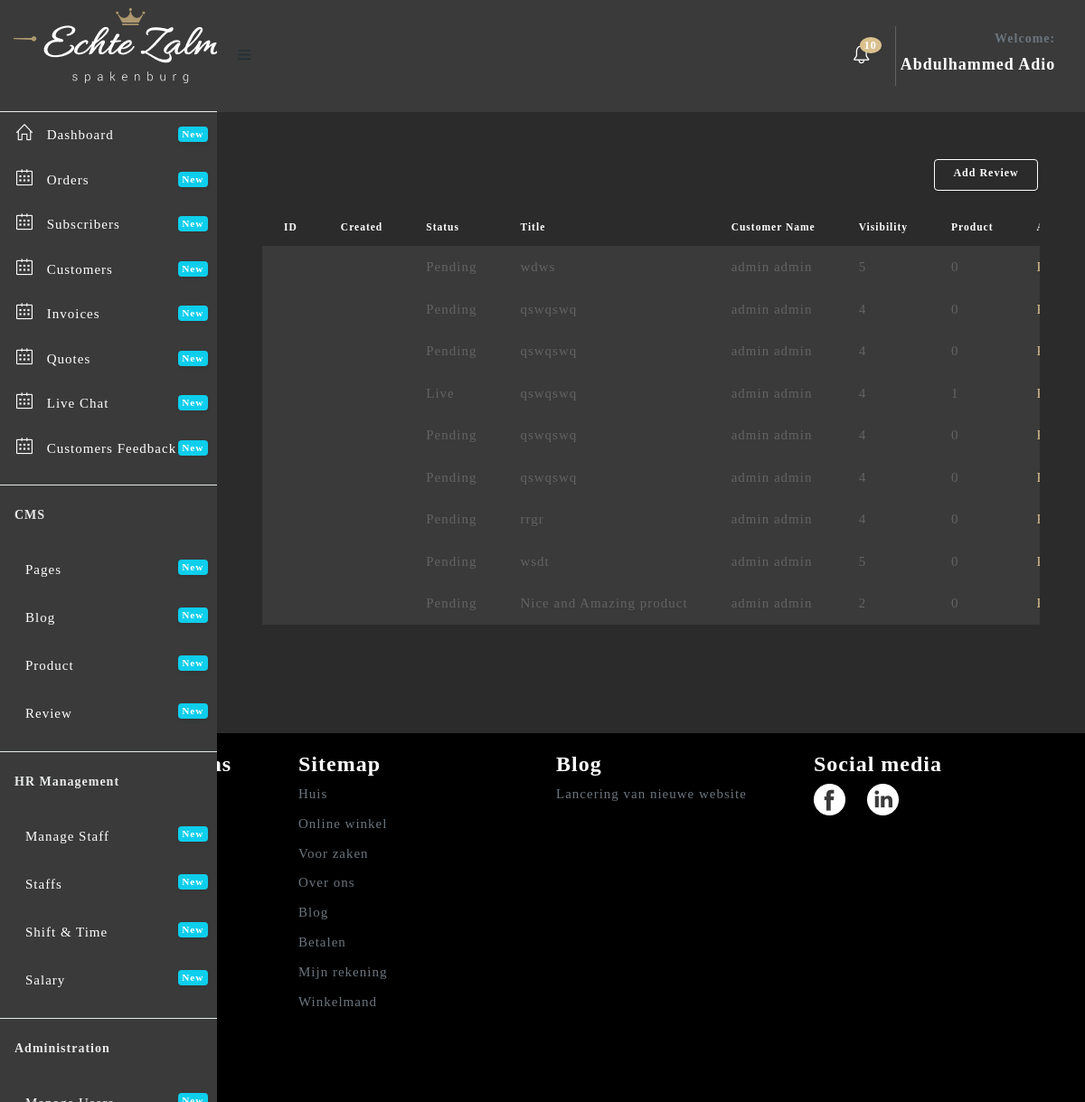
Page /admin/review.php (signed in) on the committed database.
### tables this page shows
CREATE TABLE `user_role_management` (
  `id` int(11) NOT NULL,
  `user_id` int(11) DEFAULT NULL,
  `menu_id` int(11) DEFAULT NULL,
  `status` tinyint(1) DEFAULT NULL
);

CREATE TABLE `menu` (
  `id` int(11) NOT NULL,
  `menu_name` varchar(255) DEFAULT NULL,
  `link` varchar(255) DEFAULT NULL,
  `icon_name` varchar(255) DEFAULT NULL,
  `level` int(2) NOT NULL
);

CREATE TABLE `review` (
  `id` int(11) NOT NULL,
  `user_id` int(25) NOT NULL,
  `prd_id` int(20) NOT NULL,
  `status` varchar(50) NOT NULL,
  `rating` int(40) NOT NULL,
  `title` varchar(200) NOT NULL,
  `message` varchar(255) NOT NULL,
  `visibility` tinyint(1) DEFAULT '0',
  `created` varchar(20) DEFAULT NULL
);

CREATE TABLE `users` (
  `id` int(11) NOT NULL,
  `fname` varchar(255) DEFAULT NULL,
  `lname` varchar(255) DEFAULT NULL,
  `username` varchar(255) DEFAULT NULL,
  `email` varchar(255) DEFAULT NULL,
  `password` varchar(255) DEFAULT NULL,
  `country` varchar(255) DEFAULT NULL,
  `sex` varchar(255) DEFAULT NULL,
  `dob` varchar(255) DEFAULT NULL,
  `joined` varchar(255) DEFAULT NULL,
  `role` varchar(255) DEFAULT NULL,
  `status` tinyint(1) DEFAULT NULL
);

### admin/review.php (the view, shortened to what this page needs)
<?php include 'header.php'?>
  <div class="content-wrapper" style="background: #2B2B2B;">
    <div class="container-fluid">
      <br><br><br><br>
        <div class="row mt-3">
        <div class="col-sm-8">
          <ul class="navbar-nav ml-4 ml-4 align-items-center">
            <li class="nav-item">
            </li>
          </ul>
        </div>
          <div class="col-sm-4 text-right" style="padding-right: 4%">
              <a class="btn btn-primary" href="edit-review.php">Add Review</a>
         </div>
      </div>
    <div class="row">
        <div class="col-xl-12">
          <div class="card" style="background:transparent;">
            <div class="card-body">
              <div class="table-responsive">
                <table class="table" id="default-datatable">
                <thead style="color:#fff">
                    <tr>
                      <th>ID</th>
                      <th>Created</th>
                      <th>Status</th>
                      <th>Title</th>
                      <th>Customer Name</th>
                      <th>Visibility</th>
                      <th>Product</th>
                      <th>Action</th>
                    </tr>
                </thead>
                <tbody>
                    <?php
                        $product = $connect2db->prepare("SELECT * FROM review ");
                        $product->execute();
                        while ($row=$product->fetch()) {
                            ?>
                            <tr class="mt-3 mb-3" style="background: #3A3A3A;">
                                <td></td>
                                <td><?php echo $row->created?></td>
                                <td><?php ($row->visibility==0)?print'Pending':print'Live'; ?></td>
                                <td><?php echo $row->title; ?></td>
                                <td><?php
                                  $user_id = $row->user_id;
                                  $getName = $connect2db->prepare("SELECT fname, lname FROM users WHERE id = ?");$getName->execute([$user_id]);
                                  if ($getName->rowcount()>0) {
                                    $data = $getName->fetch();
                                    echo $data->fname." ".$data->lname;
                                  }
                                  ?>
                                </td>
                                <td><?php echo $row->rating; ?></td>
                                <td><?php echo $row->visibility; ?></td>
                                <td><a href="edit-review.php?rid=<?php echo($row->id);?>" style="color:#DAC08E;">Edit</a></td>
                            </tr>
                        <?php
                        }
                    ?>
                  </tbody>
              </table>
              </div>
            </div>
        </div>
    </div>
  </div>
    </div>
  </div>
<?php include 'footer.php'?>

### admin/header.php (shortened to what this page needs)
<!DOCTYPE html>
<html lang="en">
<head>
  <link href="assets/plugins/fullcalendar/css/fullcalendar.min.css" rel='stylesheet'/>
  <link href="assets/plugins/bootstrap-datatable/css/dataTables.bootstrap4.min.css" rel="stylesheet" type="text/css">
  <link href="assets/plugins/bootstrap-datatable/css/buttons.bootstrap4.min.css" rel="stylesheet" type="text/css">
  <link href="assets/plugins/vectormap/jquery-jvectormap-2.0.2.css" rel="stylesheet" />
  <link href="assets/plugins/simplebar/css/simplebar.css" rel="stylesheet"/>
  <link href="assets/css/bootstrap.min.css" rel="stylesheet"/>
  <link href="assets/css/animate.css" rel="stylesheet" type="text/css"/>
  <link href="assets/css/icons.css" rel="stylesheet" type="text/css"/>
  <link href="assets/css/sidebar-menu.css" rel="stylesheet"/>
  <link href="assets/css/app-style.css" rel="stylesheet"/>
  <link href="assets/css/poppins.css" rel="stylesheet"/>
   <link href="assets/plugins/select2/css/select2.min.css" rel="stylesheet" />
  <link href="assets/plugins/switchery/css/switchery.min.css" rel="stylesheet" />
  <link href="assets/plugins/bootstrap-switch/bootstrap-switch.min.css" rel="stylesheet">
  <link rel="stylesheet" href="assets/plugins/summernote/dist/summernote-bs4.css"/>
  <link href="assets/plugins/dropzone/css/dropzone.css" rel="stylesheet" type="text/css">
  <link href="assets/plugins/simplebar/css/simplebar.css" rel="stylesheet"/>
</head>
<body style="background: #2B2B2B;">
 <div id="wrapper">
   <div id="sidebar-wrapper" data-simplebar="" data-simplebar-auto-hide="true" style="background: #3A3A3A; color: white;">
     <div class="brand-logo" style="height: 124px; display: table;">
      <a href="../index.php" style="display: table-cell;vertical-align: middle;padding-left:15px;">
       <img src="images/logo-white.png"  alt="logo icon">
     </a>
   </div>
   <ul class="sidebar-menu do-nicescrol">
    <?php
      if (!is_file('no_delete.php')) {
        echo "A file is Missing";
      }else{
        include'../includes/connection.php';
        $id = $_SESSION['id'];
        $getMenu = $connect2db->prepare("SELECT menu.menu_name,menu.link,menu.icon_name,menu.id,user_role_management.menu_id,user_role_management.user_id, menu.level FROM menu JOIN user_role_management ON menu.id =user_role_management.menu_id WHERE menu.level = 1 AND user_role_management.user_id = $id ");
        $getMenu->execute();
        while ($menu = $getMenu->fetch()) {?>
          <li>
        <a href="<?php echo $menu->link?>" class="waves-effect" style="color:#fff">
          <i class="<?php echo($menu->icon_name)?>"></i> <span><?php echo $menu->menu_name?></span>
          <small class="badge float-right badge-info">New</small>
        </a>
      </li>
        <?php }
      }
    ?>
      <hr class="mt-3">
      <li><h6 class="ml-3 text-light mb-4 mt-4">CMS</h6></li>
    <?php
      if (!is_file('no_delete.php')) {
        echo "A file is Missing";
      }else{
        include'../includes/connection.php';
        $id = $_SESSION['id'];
        $getMenu = $connect2db->prepare("SELECT menu.menu_name,menu.link,menu.icon_name,menu.id,user_role_management.menu_id,user_role_management.user_id, menu.level FROM menu JOIN user_role_management ON menu.id =user_role_management.menu_id WHERE menu.level = 2 AND user_role_management.user_id = $id ");
        $getMenu->execute();
        while ($menu = $getMenu->fetch()) {?>
          <li>
        <a href="<?php echo $menu->link?>" class="waves-effect" style="color:#fff">
          <i class="<?php echo($menu->icon_name)?>"></i> <span><?php echo $menu->menu_name?></span>
          <small class="badge float-right badge-info">New</small>
        </a>
      </li>
        <?php }
      }
    ?>
      <hr class="mt-3">
      <li><h6 class="ml-3 text-light mb-4 mt-4">HR Management</h6></li>
    <?php
      if (!is_file('no_delete.php')) {
        echo "A file is Missing";
      }else{
        include'../includes/connection.php';
        $id = $_SESSION['id'];
        $getMenu = $connect2db->prepare("SELECT menu.menu_name,menu.link,menu.icon_name,menu.id,user_role_management.menu_id,user_role_management.user_id, menu.level FROM menu JOIN user_role_management ON menu.id =user_role_management.menu_id WHERE menu.level = 3 AND user_role_management.user_id = $id ");
        $getMenu->execute();
        while ($menu = $getMenu->fetch()) {?>
          <li>
        <a href="<?php echo $menu->link?>" class="waves-effect" style="color:#fff">
          <i class="<?php echo($menu->icon_name)?>"></i> <span><?php echo $menu->menu_name?></span>
          <small class="badge float-right badge-info">New</small>
        </a>
      </li>
        <?php }
      }
    ?>
      <hr class="mt-3">
      <li><h6 class="ml-3 text-light mb-4 mt-4">Administration</h6></li>
    <?php
      if (!is_file('no_delete.php')) {
        echo "A file is Missing";
      }else{
        include'../includes/connection.php';
        $id = $_SESSION['id'];
        $getMenu = $connect2db->prepare("SELECT menu.menu_name,menu.link,menu.icon_name,menu.id,user_role_management.menu_id,user_role_management.user_id, menu.level FROM menu JOIN user_role_management ON menu.id =user_role_management.menu_id WHERE menu.level = 4 AND user_role_management.user_id = $id ");
        $getMenu->execute();
        while ($menu = $getMenu->fetch()) {?>
          <li>
        <a href="<?php echo $menu->link?>" class="waves-effect" style="color:#fff">
          <i class="<?php echo($menu->icon_name)?>"></i> <span><?php echo $menu->menu_name?></span>
          <small class="badge float-right badge-info">New</small>
        </a>
      </li>
        <?php }
      }
    ?>
      <br><br>
    </ul>
   </div>
<header class="topbar-nav" >
 <nav class="navbar navbar-expand fixed-top" style="height: 124px; background: #3A3A3A;">
  <ul class="navbar-nav mr-auto align-items-center">
    <li class="nav-item">
      <a class="nav-link toggle-menu" href="javascript:void();">
       <i class="icon-menu menu-icon"></i>
     </a>
    </li>
  </ul>
  <ul class="navbar-nav align-items-center right-nav-link">
    <li class="nav-item dropdown-lg">
      <a class="nav-link dropdown-toggle dropdown-toggle-nocaret waves-effect" data-toggle="dropdown" href="javascript:void();">
    <i class="icon-bell text-white"></i><span class="badge badge-up" style="background:#DAC08E; color: #fff;">10</span></a>
    </li>
    <li class="nav-item">
      <a class="nav-link dropdown-toggle dropdown-toggle-nocaret" data-toggle="dropdown" href="#">
        <div style="border-left: 1px solid rgba(255, 255, 255, 0.2);padding:5px;text-transform: capitalize; text-align: right;">
          <span class="user-profile">
            <h6 class="text-muted">Welcome:</h6>
            <h5 class="text-white"><?php echo $_SESSION['fullname'];?></h5>
          </span>
        </div>
      </a>
    </li>
  </ul>
</nav>
</header>

### admin/assets/css/sidebar-menu.css (style rules this page uses)
.sidebar-menu { list-style: none; margin: 0; padding: 0; background-color: transparent; }
.sidebar-menu>li { position: relative; margin: 0; padding: 0; }
.sidebar-menu>li>a { padding: 13px 5px 13px 15px; display: block; border-left: 3px solid transparent; color: #223035; font-size: 15px; }
.sidebar-menu>li .label, .sidebar-menu>li .badge { margin-top: 3px; margin-right: 5px; }
.sidebar-menu a { color: #b8c7ce; text-decoration: none; }

### rows in the picture
user_role_management: menu.menu_name "Dashboard"
user_role_management: menu.menu_name "Orders"
user_role_management: menu.menu_name "Subscribers"
user_role_management: menu.menu_name "Customers"
user_role_management: menu.menu_name "Invoices"
user_role_management: menu.menu_name "Quotes"
user_role_management: menu.menu_name "Live Chat"
user_role_management: menu.menu_name "Customers Feedback"
user_role_management: menu.menu_name "Pages"
user_role_management: menu.menu_name "Blog"
user_role_management: menu.menu_name "Product"
user_role_management: menu.menu_name "Review"
user_role_management: menu.menu_name "Manage Staff"
user_role_management: menu.menu_name "Staffs"
user_role_management: menu.menu_name "Shift & Time"
user_role_management: menu.menu_name "Salary"
review: title "wdws", user.fname "admin", user.lname "admin", rating "5", visibility "0"
review: title "qswqswq", user.fname "admin", user.lname "admin", rating "4", visibility "0"
review: title "qswqswq", user.fname "admin", user.lname "admin", rating "4", visibility "0"
review: title "qswqswq", user.fname "admin", user.lname "admin", rating "4", visibility "1"
review: title "qswqswq", user.fname "admin", user.lname "admin", rating "4", visibility "0"
review: title "qswqswq", user.fname "admin", user.lname "admin", rating "4", visibility "0"
review: title "rrgr", user.fname "admin", user.lname "admin", rating "4", visibility "0"
review: title "wsdt", user.fname "admin", user.lname "admin", rating "5", visibility "0"
review: title "Nice and Amazing product", user.fname "admin", user.lname "admin", rating "2", visibility "0"

### other values in the picture
$_SESSION['fullname'] "Abdulhammed Adio"
